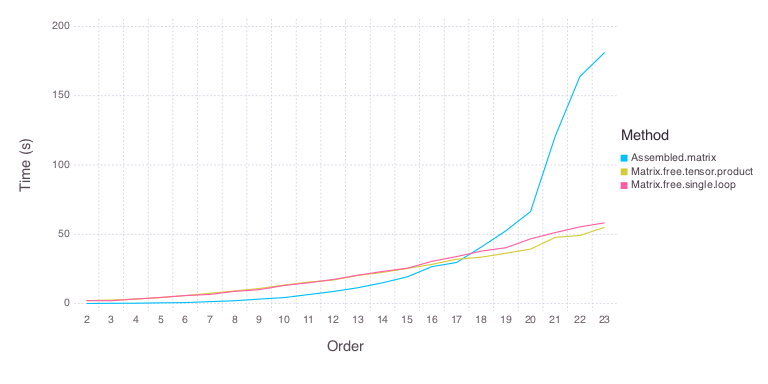

Source code (Julia):
using DataFrames
using Gadfly

df = readtable("results/twoD_orders_macbook.csv")
p = Gadfly.plot(x = df[:Order], y = df[:Time], color = df[:Method], Geom.line,
                Scale.x_discrete(),
                Guide.colorkey("Method"),
                Guide.xlabel("Order"), Guide.ylabel("Time (s)"))
draw(PNG("results/twoD_orders_macbook.png", 8inch, 4inch), p)
